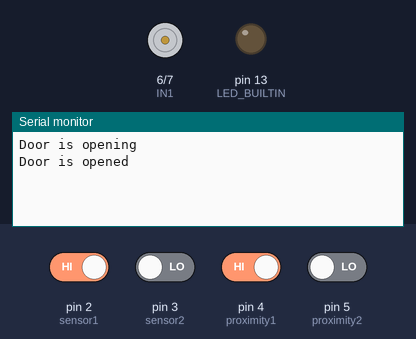
Bench run of a program on a simulated Arduino Uno, built with avr-gcc and run on an emulated ATmega328P. Parts: motor-driver pin pairs drawn as motors (green arrow = first pin HIGH = forward, orange = second pin HIGH = backward, longer = more drive, scaled by the enable pin), output pins drawn as LEDs (lit = HIGH), the last lines printed to the serial monitor. The test bench sets the inputs (shaded band); at power-on: pin 2 (sensor1), pin 4 (proximity1) HIGH, pin 3 (sensor2), pin 5 (proximity2) LOW.

Above: at 1.2 s.
1.3 s: pin 3 (sensor2) driven HIGH and pin 4 (proximity1) driven LOW
4.3 s: pin 2 (sensor1) driven LOW
At 5.2 s:
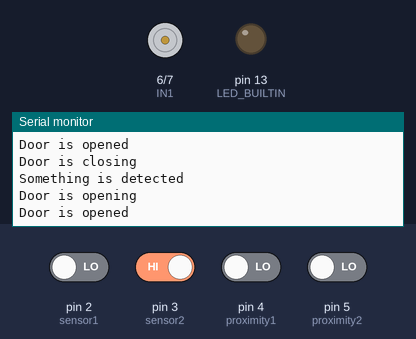
5.8 s: pin 2 (sensor1) driven HIGH and pin 4 (proximity1) driven HIGH
8.8 s: pin 3 (sensor2) driven LOW
At 10.4 s:
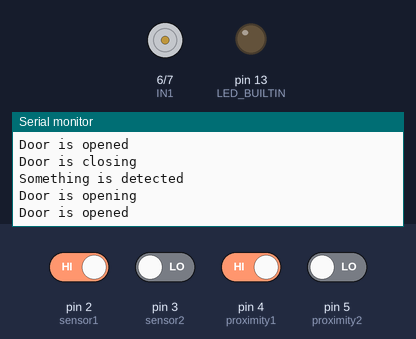

Measured:
- after the input at 4.3 s, the serial monitor: prints a new line after 0.07 s (image 1)
- after the input at 8.8 s, the serial monitor: prints a new line after 0.08 s (image 2)

The program:

main.cpp
```cpp
//ver 1

#include <Arduino.h>
#include <Arduino_FreeRTOS.h>

#define sensor1               2
#define sensor2               3
#define proximity1            4
#define proximity2            5
#define IN1	                  6
#define IN2	                  7
#define ENA                   8
#define MAX_SPEED             255
#define MIN_SPEED             0
#define Waiting_Time          3000 //ms
#define SPEED                 255

void door_state_checking(void* pvParameters);
void door_control(void* pvParameters);
void detecting(void* pvParameters);
void close_door(int);
void open_door(int);
void stop();

volatile bool closed = false;
volatile bool detected = false;
volatile bool opened = false;

void setup() {
  pinMode(proximity1, INPUT);
  pinMode(proximity2, INPUT);
  pinMode(9, OUTPUT);         // Enable pin for sensor 1-2
  pinMode(sensor1, INPUT);
  pinMode(sensor2, INPUT);
  pinMode(LED_BUILTIN, OUTPUT);
  pinMode(IN1, OUTPUT);
  pinMode(IN2, OUTPUT);
  pinMode(ENA, OUTPUT);

  xTaskCreate(door_state_checking, "door_state_checking", configMINIMAL_STACK_SIZE, NULL, 1, NULL);
  xTaskCreate(door_control, "door_control", configMINIMAL_STACK_SIZE, NULL, 1, NULL);
  xTaskCreate(detecting, "detecting", configMINIMAL_STACK_SIZE, NULL, 1, NULL);

  Serial.begin(9600);       // for checking the state of the door
}

void loop() {}

void door_state_checking(void* pvParameters) {
  (void) pvParameters;

  while(1) {
    while(digitalRead(proximity1) == LOW) {
      closed = true;
    }
      closed = false;
    while(digitalRead(proximity2) == LOW) {
      opened = true;
    }
      opened = false;
  }
}

void detecting(void* pvParameters) {
  (void) pvParameters;

  while(1) {
    while(digitalRead(sensor1) == LOW || digitalRead(sensor2) == LOW) {
      detected = true;
    }
      detected = false;
  }
}

void door_control(void* pvParameters) {
  (void) pvParameters;

  while(1) {
begincycle:
    stop();
    while(!detected);
    if(detected){
      open_door(SPEED);
      Serial.println("Door is opening");
      while(!opened);
      stop();
      Serial.println("Door is opened");
    }
    while(detected){};
    if(!detected){
      if(!closed){
        vTaskDelay(Waiting_Time / portTICK_PERIOD_MS);
        close_door(SPEED);
        Serial.println("Door is closing");
        while(!closed){
            if(detected){
              Serial.println("Something is detected");
              goto begincycle;
        }};
        stop();
        Serial.println("Door is closed");
      }else {
        stop();
        continue;
        }
    }
  }
}

void stop(){
  digitalWrite(IN1, LOW);
  digitalWrite(IN2, LOW);
}

void open_door(int speed) {
  speed = constrain(speed, MIN_SPEED, MAX_SPEED);
  digitalWrite(IN1, HIGH);
	digitalWrite(IN2, LOW);
  analogWrite(ENA, speed);
}

void close_door(int speed) {
  speed = constrain(speed, MIN_SPEED, MAX_SPEED);
  digitalWrite(IN1, LOW);
	digitalWrite(IN2, HIGH);
  analogWrite(ENA, speed);
}
```
